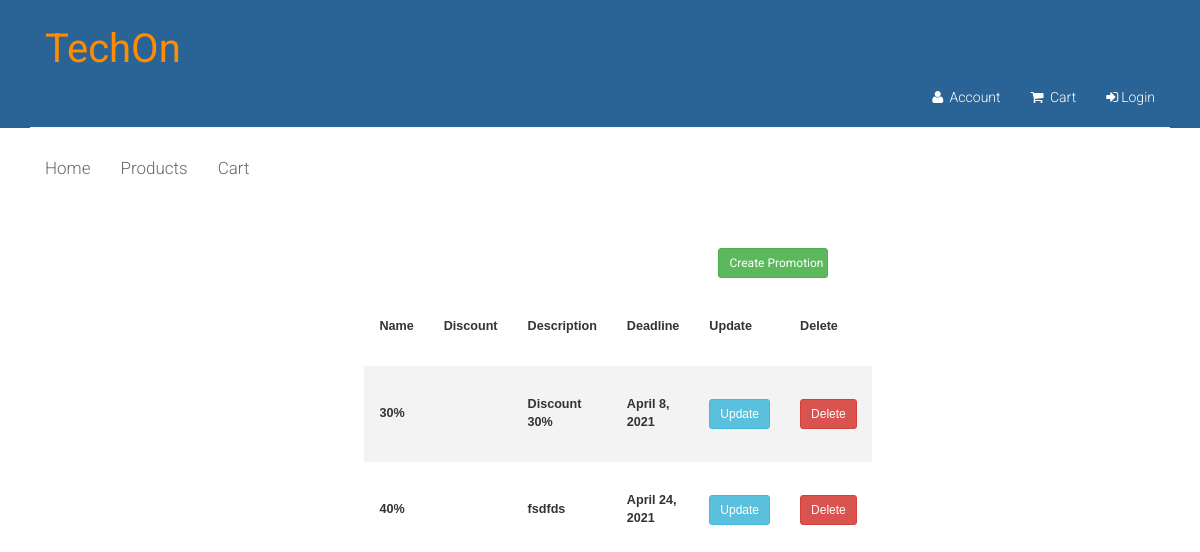
Before: /promotionsManagement/ with the older database file.
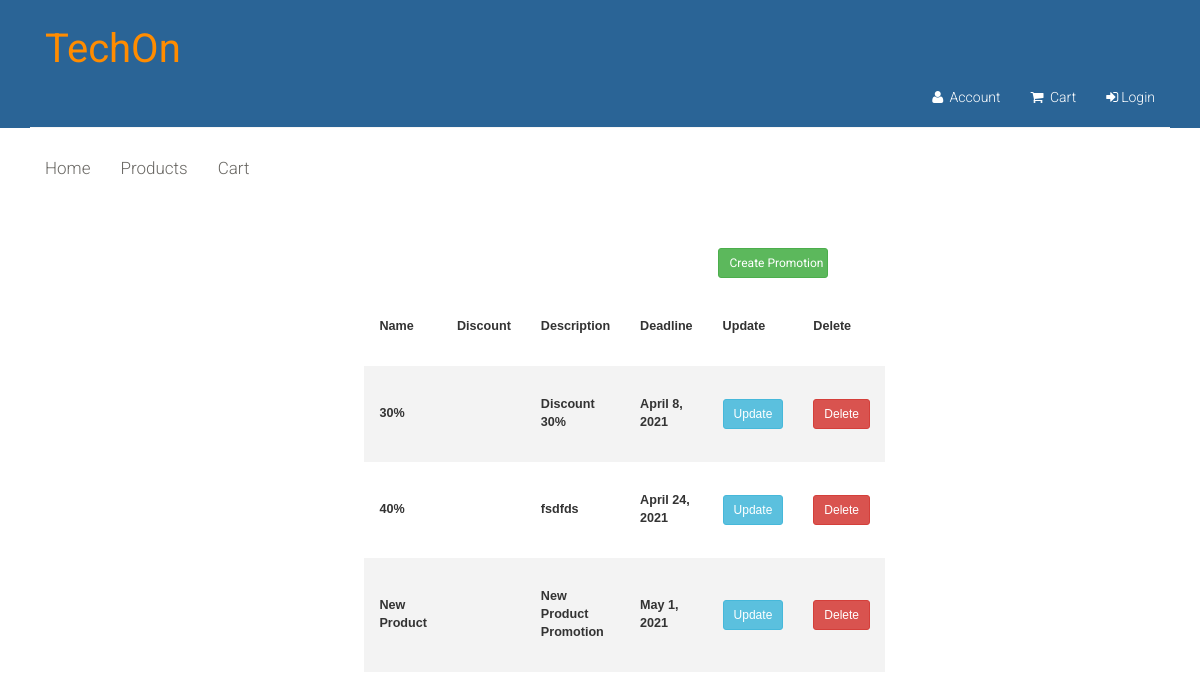
After: the same page with the newer database file.
### app/models.py (models this page shows, shortened)
class Promotion(models.Model):
    name = models.CharField(max_length=80)
    discount = models.FloatField()
    description = models.CharField(max_length=300)
    deadline = models.DateField()

### app/views.py (the view)
# urls.py: path('promotionsManagement/', views.promotionsManagement, name='promotionsManagement'),
def promotionsManagement(request):
    promotions = Promotion.objects.all()
    form = {'promotions': promotions}
    return render(request, 'promotionsManagement.html', form)

### app/templates/promotionsManagement.html (shortened to what this page needs)
{% extends "layout.html" %}
{% block content %}
        <div style="  margin:auto;
          width:70%;
          padding:63px;">
    	<section id="form">
                    <a class="btn btn-sm btn-success col-sm-1 " style="  width: 110px; margin-right:18%;
                    float:right"  href="{% url 'createPromotion' %}" > Create Promotion </a>
                <br><br>
                <table class="styled-table">
                <tr>
                    <th>Name</th>
                    <th>Discount</th>
                    <th>Description</th>
                    <th>Deadline</th>
                    <th>Update</th>
                    <th>Delete</th>
                </tr>
                {% for promotion in promotions %}
                    <tr>
                        <th>{{ promotion.name }}</th>
                        <th>{{ promotion.price }}</th>
                        <th>{{ promotion.description }}</th>
                        <th>{{ promotion.deadline }}</th>
                        <th><a class="btn btn-sm btn-info" href="{% url 'updatePromotion' promotion.id %}">Update</a></th>
                        <th><a class="btn btn-sm btn-danger" href="{% url 'deletePromotion' promotion.id %}">Delete</a></th>
                    </tr>
                {%  endfor %}
                </table>
	</section>
	</div>
{% endblock %}

Changed rows visible on the page:
added Promotion: name "New Product", description "New Product Promotion", deadline "May 1, 2021"
